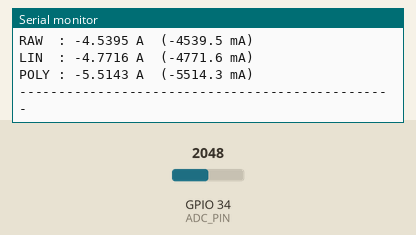
A sketch run on a simulated ESP32. On the bench: the last lines printed to the serial monitor. The test bench sets the inputs (shaded band); at power-on: GPIO 34 (ADC_PIN) = 2048 (analog values on the 0–4095 scale).

Above: at 1.4 s.
1.5 s: GPIO 34 (ADC_PIN) set to 2866
At 2.1 s:
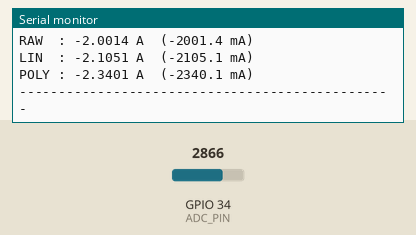
4.3 s: GPIO 34 (ADC_PIN) set to 3603
At 5.1 s:
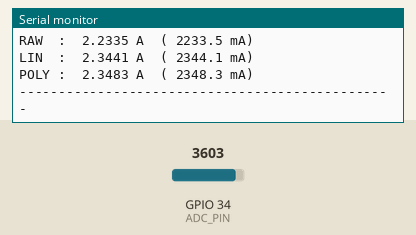
Timing chart, 0 to 7.3 s (numbered marks = the images above; inputs shaded):
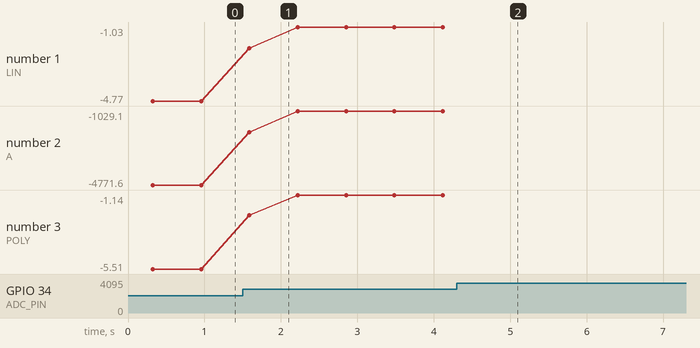

Measured:
- after the input at 1.5 s, the serial monitor: prints a new line after 0.09 s (image 1)
- after the input at 4.3 s, the serial monitor: prints a new line after 0.45 s (image 2)
- plotted number 1: -4.77 → -1.03 after the input at 1.5 s
- plotted number 2: -4771.6 → -1029.1 after the input at 1.5 s
- plotted number 3: -5.51 → -1.14 after the input at 1.5 s

The sketch:

sketch_oct17e.ino
```cpp
/* ESP32 + ACS712 (DC only, offset calibrated)
 * - ใช้ ADC1 เท่านั้น (แนะนำ GPIO34/35/36/39)
 * - ใส่ค่า SENS_MV_PER_A ให้ตรงรุ่น (5A=185, 20A=100, 30A=66 mV/A)
 * - ใส่ค่า OFFSET_MV เป็น "ค่ากึ่งกลาง" ที่ได้จากการคาลิเบรตก่อนหน้า (mV)
 */

#define ADC_PIN              34        // ขา ADC1 ของ ESP32
#define USE_MILLIVOLTS_API   1         // 1=ใช้ analogReadMilliVolts(), 0=คำนวณเอง

// ==== ใส่ค่าที่คาลิเบรตไว้แล้วที่นี่ ====
const float SENS_MV_PER_A   = 185.0f;    // mV/A   (ตัวอย่างรุ่น 5A)
const float OFFSET_MV       = 2489.8f;   // mV     (ค่า Voffset ที่คุณวัด/คาลิเบรตมาแล้ว)
// =========================================

// การตั้งค่า ADC/การเฉลี่ย
const int   OVERSAMPLE      = 400;       // จำนวนครั้งเฉลี่ยต่อการอ่านหนึ่งค่า
const float VREF_MV         = 3300.0f;   // mV (ใช้เมื่อ USE_MILLIVOLTS_API=0)
const int   ADC_MAX         = 4095;      // 12-bit ADC (ESP32)

// ===== ค่าสำหรับการปรับเทียบ =====
// Linear: I_cal = alpha * I_raw + beta
const float alpha = 1.0506f;
const float beta  = -0.0024f;  // หน่วยเป็น "แอมป์"

// Polynomial: I_cal = a*I_raw^2 + b*I_raw + c
const float a_poly = -0.0212f;
const float b_poly =  1.112f;
const float c_poly =  -0.0296f;

// ตัดสัญญาณจิ๋วใกล้ศูนย์ (เพื่อลด noise กระดิก)
const float ZERO_DEADBAND_A = 0.005f;  // 5 mA

void setup() {
  Serial.begin(115200);
  delay(200);

  analogReadResolution(12);
  analogSetPinAttenuation(ADC_PIN, ADC_11db); // ช่วง ~0-3.3V (บน ADC1)

  Serial.println(F("ESP32 + ACS712 (DC Read, calibrated)"));
  Serial.printf("SENS=%.1f mV/A, OFFSET=%.1f mV\n\n", SENS_MV_PER_A, OFFSET_MV);
}

void loop() {
  // อ่านกระแส DC (ค่า raw ยังไม่ปรับเทียบ)
  float i_raw = readCurrentDC_A(OVERSAMPLE);

  // --- Linear calibration ---
  float i_lin = (alpha * i_raw) + beta;

  // --- Polynomial calibration ---
  float i_poly = (a_poly * i_raw * i_raw) + (b_poly * i_raw) + c_poly;

  // กำจัด noise จิ๋วๆ ให้เป็นศูนย์ (ทั้ง 3 แบบ)
  i_raw  = applyDeadband(i_raw,  ZERO_DEADBAND_A);
  i_lin  = applyDeadband(i_lin,  ZERO_DEADBAND_A);
  i_poly = applyDeadband(i_poly, ZERO_DEADBAND_A);

  // แสดงผลเทียบกัน (A และ mA)
  Serial.printf("RAW  : %7.4f A  (%7.1f mA)\n", i_raw,  i_raw  * 1000.0f);
  Serial.printf("LIN  : %7.4f A  (%7.1f mA)\n", i_lin,  i_lin  * 1000.0f);
  Serial.printf("POLY : %7.4f A  (%7.1f mA)\n", i_poly, i_poly * 1000.0f);
  Serial.println("------------------------------------------------");

  delay(500);
}

// ===== ฟังก์ชันอ่าน DC (เฉลี่ยหลายครั้งให้นิ่ง) =====
float readCurrentDC_A(int samples) {
  double acc_mV = 0.0;

  for (int i = 0; i < samples; i++) {
    float mv = readInputMilliVolts();
    acc_mV += (mv - OFFSET_MV);  // ใช้ offset ที่คาลิเบรตไว้แล้ว
    delayMicroseconds(200);      // เว้นระยะให้ sampling เรียบขึ้น
  }

  float avgDiff_mV = acc_mV / samples;         // ความต่างเฉลี่ยจากจุดกึ่งกลาง (mV)
  float currentA   = avgDiff_mV / SENS_MV_PER_A;  // A = mV / (mV/A)
  return currentA;
}

// อ่านแรงดันอินพุตเป็นมิลลิโวลต์
float readInputMilliVolts() {
#if USE_MILLIVOLTS_API
  // ต้องใช้ขา ADC1 เท่านั้น (GPIO32-39) analogReadMilliVolts() จึงจะแม่นกว่า
  int mv = analogReadMilliVolts(ADC_PIN);
  return (float)mv;
#else
  int raw = analogRead(ADC_PIN);               // 0..4095
  float mv = (raw * VREF_MV) / ADC_MAX;        // แปลงเป็น mV
  return mv;
#endif
}

// ตัดค่าเล็กๆ ใกล้ศูนย์ให้เป็นศูนย์ (ลดกระดิก)
float applyDeadband(float value, float deadband) {
  if (value > -deadband && value < deadband) return 0.0f;
  return value;
}
```
